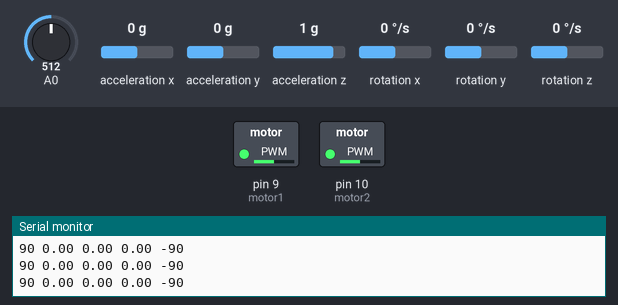
Recording of a sketch running on a simulated Arduino Uno, built with avr-gcc and run on an emulated ATmega328P. On the bench: switched loads named in the sketch (green lamp = pin HIGH), the last lines printed to the serial monitor. The test bench sets the inputs (shaded band); at power-on: A0 = 512, acceleration z 1 g, acceleration y 0 g, acceleration x 0 g, rotation x 0 °/s, rotation y 0 °/s, rotation z 0 °/s.

Above: at 1.2 s.
1.3 s: A0 set to 716
At 1.6 s:
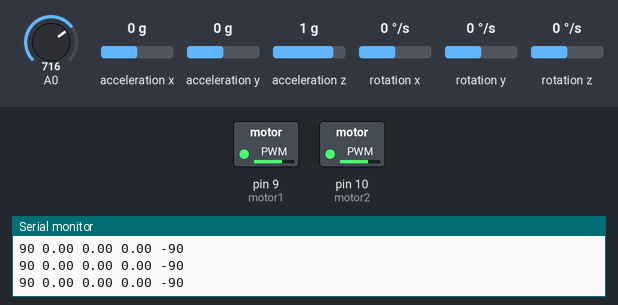
2.8 s: A0 set to 992
At 4.0 s:
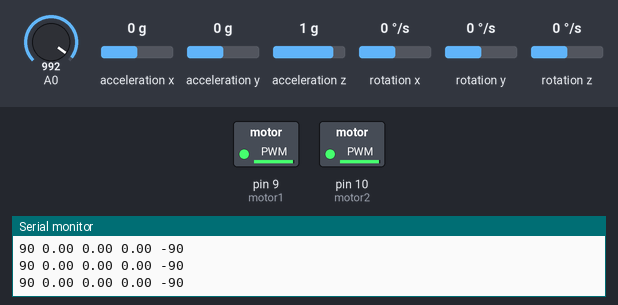
4.3 s: A0 set to 30
At 5.2 s:
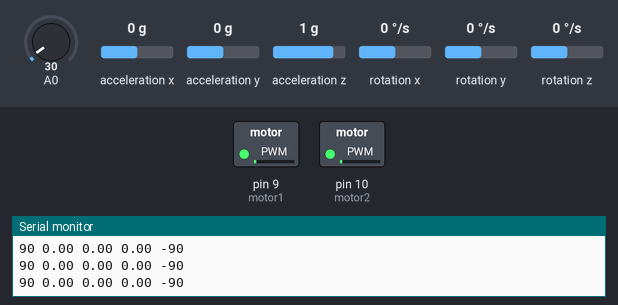
5.8 s: acceleration z set to 0.1 g
7.3 s: acceleration z set to -0.2 g
At 7.6 s:
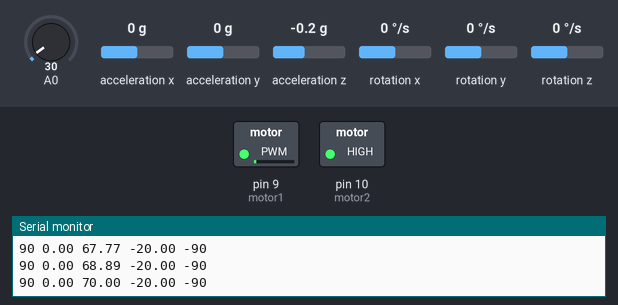
8.8 s: acceleration y set to -0.2 g
At 9.7 s:
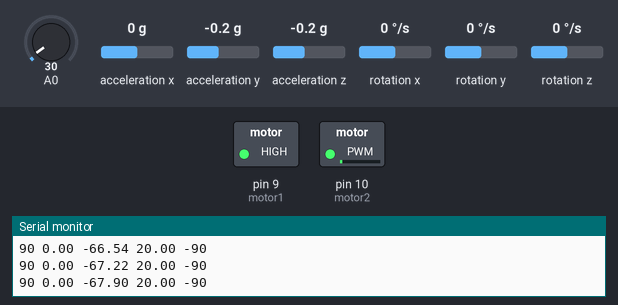
Timing chart, 0 to 11.7 s (numbered marks = the images above; inputs shaded):
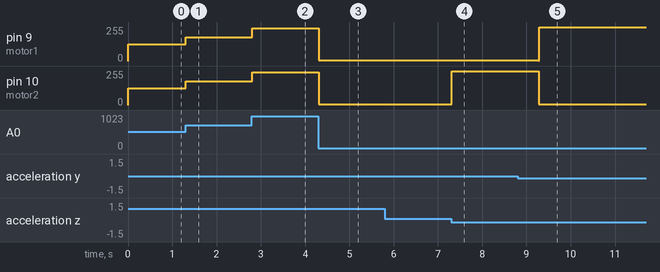

The sketch:

Quad_test.ino
```cpp
#include <Wire.h>
#include <MPU6050.h>
#include <PID_v1.h>

#define motor1 9
#define motor2 10
#define degconvert 57.2957786 //there are like 57 degrees in a radian.


/*PID variables*/
double PID_Setpoint, PID_Input, PID_Output;
double Kp=5, Ki=0.0, Kd=0.0;
PID myPID(&PID_Input, &PID_Output, &PID_Setpoint, Kp, Ki, Kd, DIRECT);

/*MPU6050 variables*/
MPU6050 mpu;
Vector rawAc,rawGy;
double AcX,AcY,AcZ,Tmp,GyX,GyY,GyZ;
double compAngleX, compAngleY; //These are the angles in the complementary filter
double roll, pitch;
double gyroXrate, gyroYrate;
double gyroXangle ,gyroYangle;
uint32_t timer;
uint32_t start_t;

void setup() {
  // put your setup code here, to run once:
pinMode(motor1,OUTPUT);
pinMode(motor2,OUTPUT);
Serial.begin(115200);

/*PID Part*/
  PID_Setpoint = 0;
  myPID.SetMode(AUTOMATIC);
  myPID.SetSampleTime(10);
  myPID.SetOutputLimits(-20,20);


/*MPU6050 Part*/
Serial.println("Initialize MPU6050");
while(!mpu.begin(MPU6050_SCALE_500DPS, MPU6050_RANGE_2G))
  {
    Serial.println("Could not find a valid MPU6050 sensor, check wiring!");
    delay(500);
  }
  //mpu.calibrateGyro(2000);

rawAc = mpu.readRawAccel();
rawGy = mpu.readRawGyro();

roll = atan2(rawAc.YAxis, rawAc.ZAxis)*degconvert;
pitch = atan2(-rawAc.XAxis, rawAc.ZAxis)*degconvert;

  gyroXangle = roll;
  gyroYangle = pitch;
  compAngleX = roll;
  compAngleY = pitch;

  timer = micros();
  start_t = micros();
}

void loop() {

  rawAc = mpu.readRawAccel();
  rawGy = mpu.readRawGyro();
  AcX = rawAc.XAxis;
  AcY = rawAc.YAxis;
  AcZ = rawAc.ZAxis;
  GyX = rawGy.XAxis;
  GyY = rawGy.YAxis;
  GyZ = rawGy.ZAxis;
  double dt = (double)(micros() - timer) / 1000000; //This line does three things: 1) stops the timer, 2)converts the timer's output to seconds from microseconds, 3)casts the value as a double saved to "dt".
  timer = micros(); //start the timer again so that we can calculate the next dt.
  roll = atan2(AcY, AcZ)*degconvert;
  pitch = atan2(-AcX, AcZ)*degconvert;
  gyroXrate = GyX/65.5;
  gyroYrate = GyY/65.5;
  // Calculate the angle using a Complimentary filter
  compAngleX = 0.99 * (compAngleX + gyroXrate * dt) + 0.01 * roll;
  compAngleY = 0.99 * (compAngleY + gyroYrate * dt) + 0.01 * pitch ;


  int spd = map(analogRead(A0),0,1023,0,255);

  PID_Input = compAngleX;
  myPID.Compute();
  if(PID_Setpoint - PID_Input >= 0){
    analogWrite(motor1,spd-PID_Output);
    analogWrite(motor2,spd);
  }
  else{
    analogWrite(motor1,spd);
    analogWrite(motor2,spd+PID_Output);
  }

  Serial.print(90);
  Serial.print(" ");
  Serial.print(PID_Setpoint);
  Serial.print(" ");
  Serial.print(PID_Input);
  Serial.print(" ");
  Serial.print(PID_Output);
  Serial.print(" ");
  Serial.print(-90);
  Serial.print(" ");
  Serial.println();

/*
  Serial.print(spd1);
  Serial.print("   ");
  Serial.print(spd2);
  Serial.println();
  */
}
```

Measured:
- the behaviour switches between 0 and -0.1 g on acceleration z (found by bisection; images 3 and 4)
- the behaviour switches between 0 and -0.1 g on acceleration y (found by bisection; images 4 and 5)
- after the input at 1.3 s, pin 9 (motor1), pin 10 (motor2): 127/255 → 178/255 at once
- after the input at 2.8 s, pin 9 (motor1), pin 10 (motor2): 178/255 → 247/255 at once
- after the input at 4.3 s, pin 9 (motor1), pin 10 (motor2): 247/255 → 7/255 at once
- after the input at 7.3 s, pin 10 (motor2): 7/255 → 255/255 at once
- after the input at 8.8 s, pin 9 (motor1): 7/255 → 255/255 after 0.48 s; pin 10 (motor2): 255/255 → 7/255 after 0.48 s
